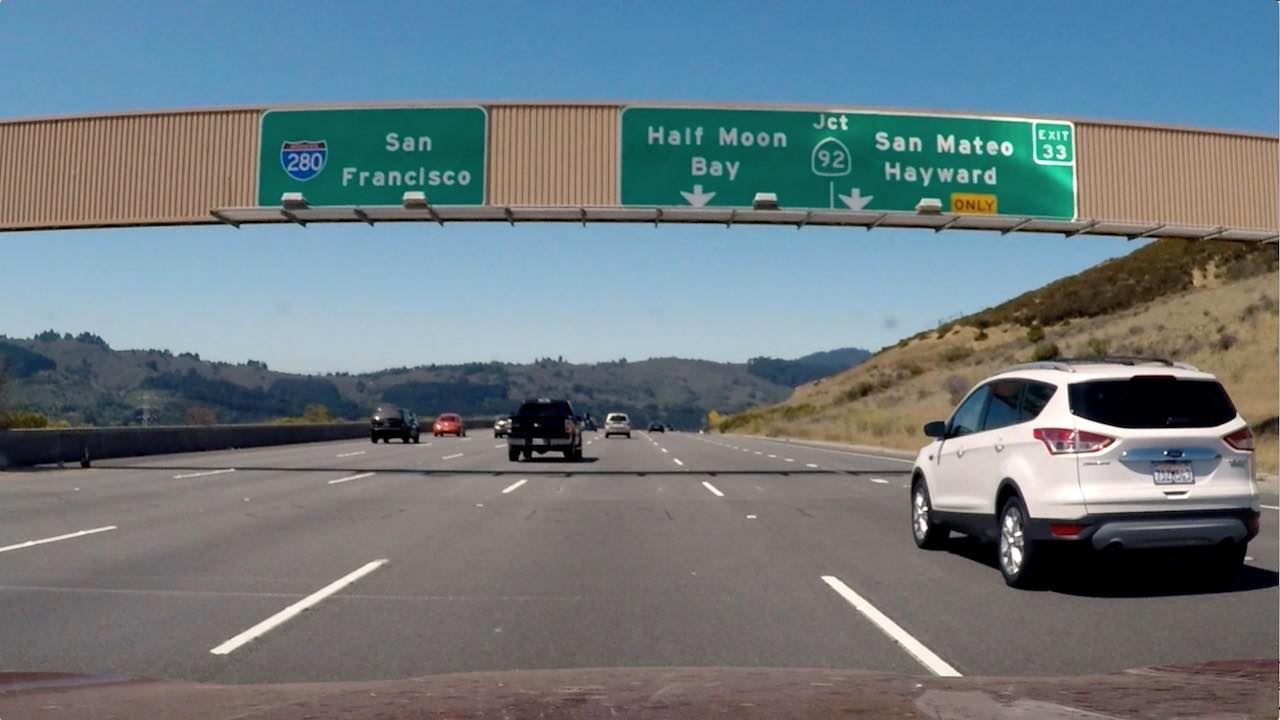
#> input picture lesson14-advanced-lane-finding/signs_vehicles_xygrad.png, 1280 x 720 px
$ python 24_combined_thresholds.py   (older library calls are emulated)
#> lines starting #> are read from the running program, lines starting #| are printed output that depends on the picture; after the words box and inside, x2 and y2 are one past the last pixel; in counts of white or black regions, pixels touching at a corner belong together
import numpy as np
import cv2
import matplotlib.pyplot as plt
import matplotlib.image as mpimg
import pickle


def abs_sobel_thresh(img, orient='x', thresh=(0,255), sobel_kernel = 3):
    # Convert to grayscale
    gray = cv2.cvtColor(img, cv2.COLOR_RGB2GRAY)

    # Take derif in respect to orient
    if orient == 'x':
        sobel = cv2.Sobel(gray, cv2.CV_64F, 1, 0, ksize = sobel_kernel)
    if orient == 'y':
        sobel = cv2.Sobel(gray, cv2.CV_64F, 0, 1, ksize = sobel_kernel)

    # Take absolute value
    sobel = np.absolute(sobel)

    # Scale to 0-255 and cast to int
    sobel = 255 * sobel / np.max(sobel)
    sobel = np.uint8(sobel)

    # Create a mask with 1s where the threshold is met
    mask = np.zeros(gray.shape)
    mask[(sobel > thresh[0]) & (sobel < thresh[1])] = 1

    return mask


def mag_thresh(img, sobel_kernel=3, mag_thresh=(0, 255)):
    # Convert to grayscale
    gray = cv2.cvtColor(img, cv2.COLOR_RGB2GRAY)

    # Generate sobel
    x_sobel = cv2.Sobel(gray, cv2.CV_64F, 1, 0, ksize = sobel_kernel)
    y_sobel = cv2.Sobel(gray, cv2.CV_64F, 0, 1, ksize = sobel_kernel)

    # Calculate scaled magnitude
    magnitude = np.sqrt(x_sobel ** 2 + y_sobel ** 2)
    scaled_magnitude = 255 * magnitude / np.max(magnitude)

    # Mask based on threshold
    mask = np.zeros(gray.shape)
    mask[(scaled_magnitude > mag_thresh[0]) & (scaled_magnitude < mag_thresh[1])] = 1

    return mask


def dir_threshold(img, sobel_kernel=3, thresh=(0, np.pi/2)):
    # Convert to gray
    gray = cv2.cvtColor(img, cv2.COLOR_RGB2GRAY)

    # Take sobel gradients
    x_sobel = cv2.Sobel(gray, cv2.CV_64F, 1, 0, ksize = sobel_kernel)
    y_sobel = cv2.Sobel(gray, cv2.CV_64F, 0, 1, ksize = sobel_kernel)
    abs_x = np.absolute(x_sobel)
    abs_y = np.absolute(y_sobel)

    # Calculate direction
    direction = np.arctan2(abs_y, abs_x)

    # Create a threshold based mask
    mask = np.zeros(gray.shape)
    mask[(direction > thresh[0]) & (direction < thresh[1])] = 1

    return mask


# Read in an image
image = mpimg.imread('signs_vehicles_xygrad.png')
#> image is the input picture: shape (720, 1280, 3) float32; mean R, G, B 0.428, 0.477, 0.5

# Choose a Sobel kernel size
ksize = 3 # Choose a larger odd number to smooth gradient measurements
dir_thresh = (0, np.pi/2)
mag_thresh = (0, 255)
x_thresh = (0, 255)
y_thresh = (0, 255)

# Apply each of the thresholding functions
gradx = abs_sobel_thresh(image, orient='x', sobel_kernel=ksize, thresh=x_thresh)
#> in abs_sobel_thresh, `gray = cv2.cvtColor(img, cv2.COLOR_RGB2GRAY)`:
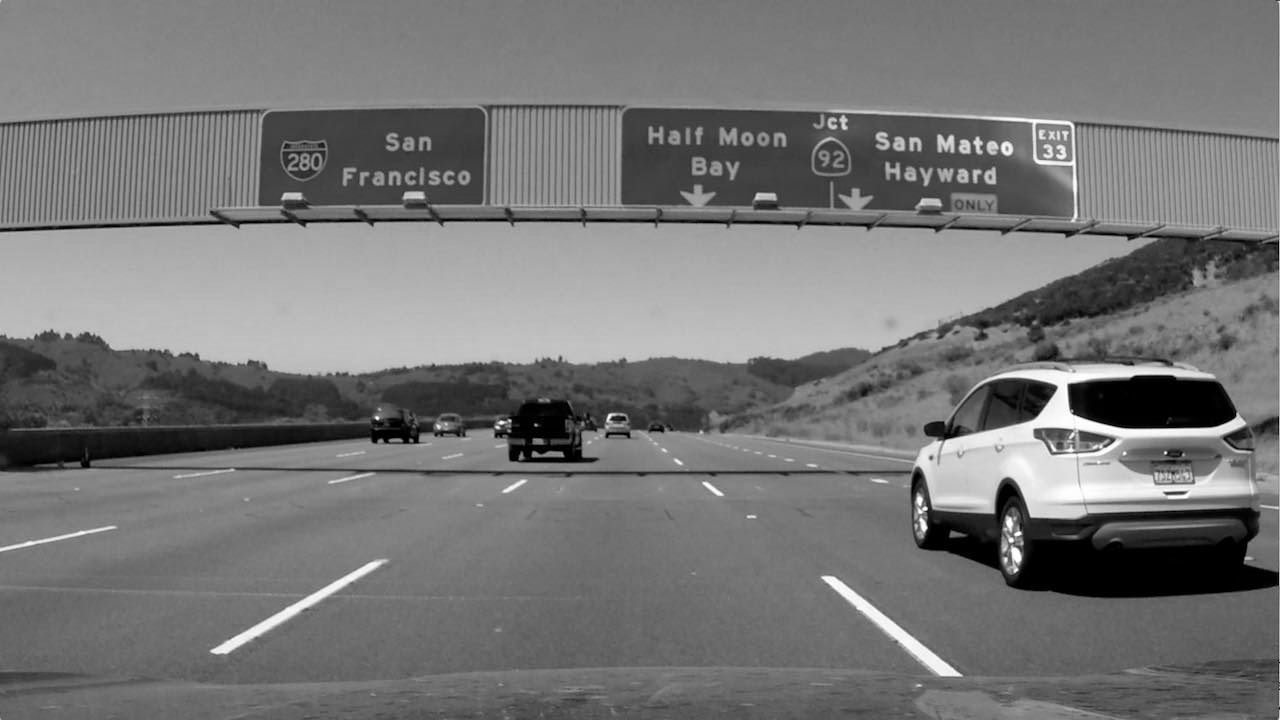
#> gray: shape (720, 1280) float32; min 0, max 0.999, mean 0.465
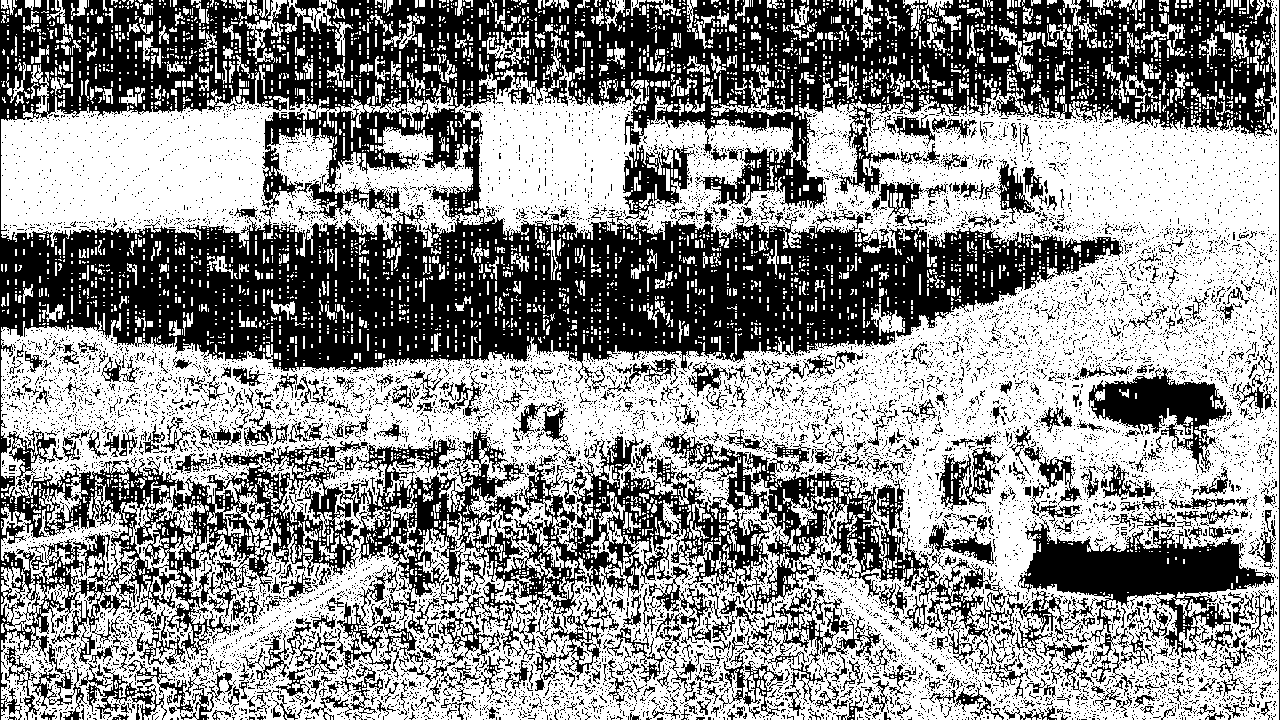
#> gradx: shape (720, 1280) float64; values 0 (black) and 1 (white), 55.9% white; 11538 black regions (10932 under 20 px), largest, box (x1, y1, x2, y2) and area: (0, 0, 1276, 720) 296253, (1018, 519, 1274, 661) 13029, (1088, 367, 1227, 473) 5693
grady = abs_sobel_thresh(image, orient='y', sobel_kernel=ksize, thresh=y_thresh)
#> call 2 of abs_sobel_thresh, with orient = 'y', thresh = (0, 255), sobel_kernel = 3
#> in abs_sobel_thresh (call 2), `sobel = np.absolute(sobel)`:
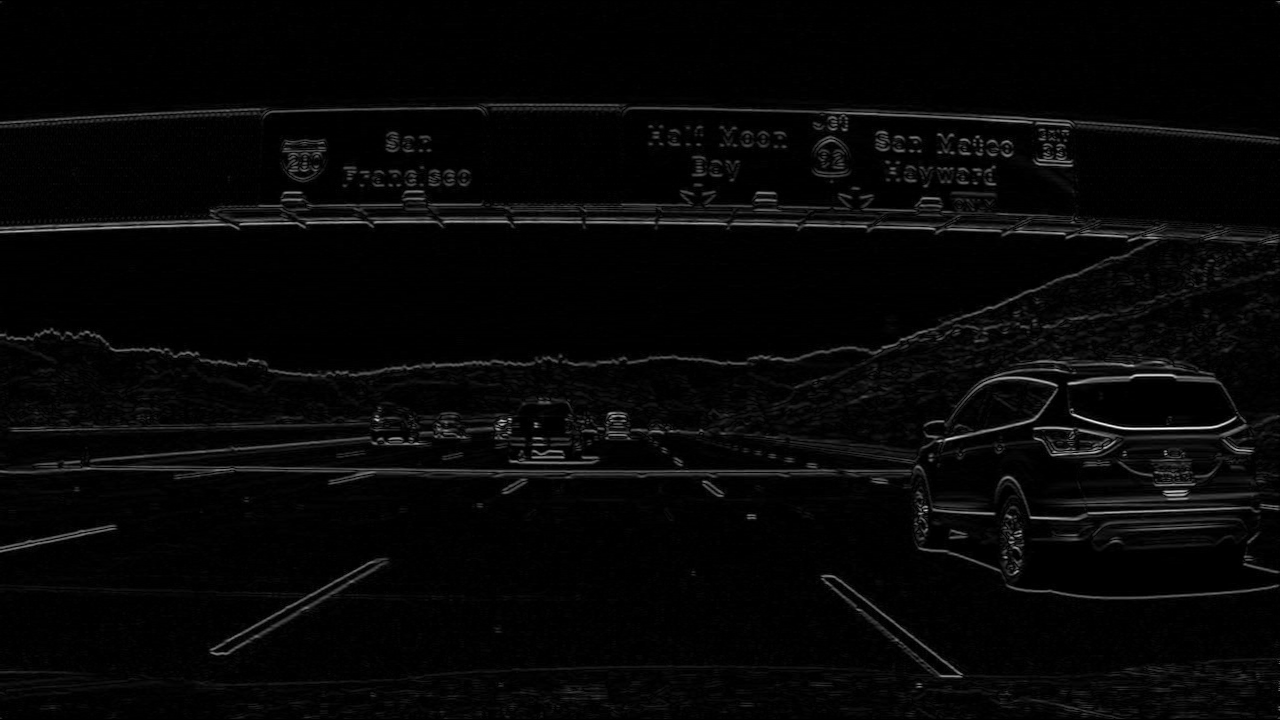
#> sobel: shape (720, 1280) float64; min 0, max 3.62, mean 0.0988; drawn with min black and max white
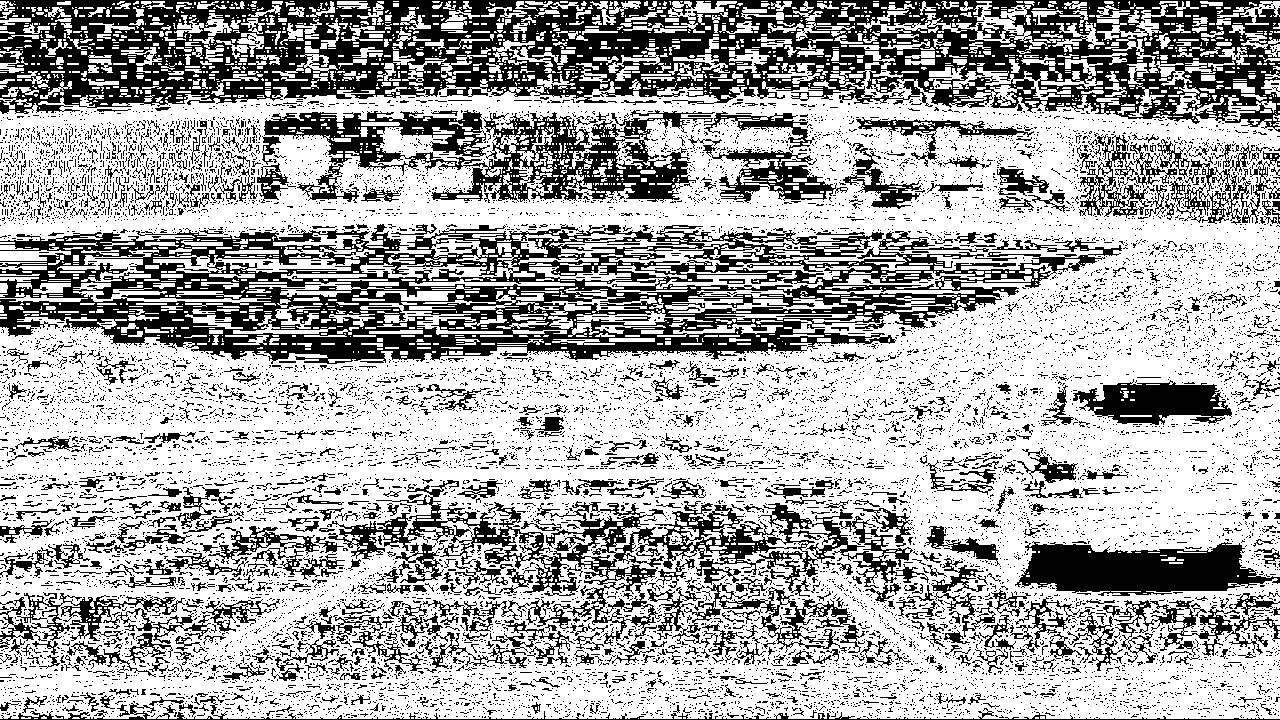
#> grady: shape (720, 1280) float64; values 0 (black) and 1 (white), 66.4% white; 13455 black regions (12747 under 20 px), largest, box (x1, y1, x2, y2) and area: (0, 0, 1280, 132) 83339, (0, 224, 1122, 364) 62617, (327, 480, 929, 646) 17674
#> (the run stopped early here; a loop or call above may not have finished)

$ run again, with lesson14-advanced-lane-finding/bridge_shadow.jpg saved as lesson14-advanced-lane-finding/signs_vehicles_xygrad.png
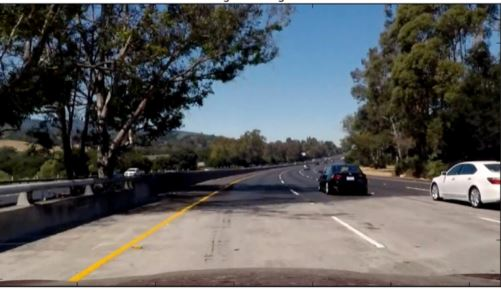
#> input picture lesson14-advanced-lane-finding/bridge_shadow.jpg, 501 x 289 px
#> image is the input picture: shape (289, 501, 3) float32; mean R, G, B 0.358, 0.361, 0.362
#> `gradx = abs_sobel_thresh(image, orient='x', sobel_kernel=ksize, thresh..`:
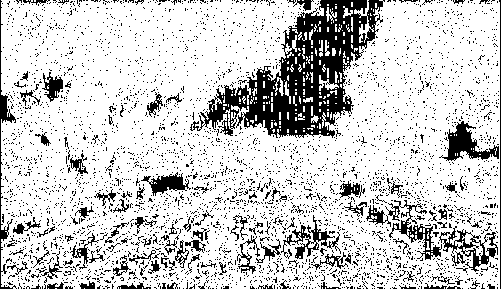
#> gradx: shape (289, 501) float64; values 0 (black) and 1 (white), 80.1% white; 4031 black regions (3921 under 20 px), largest, box (x1, y1, x2, y2) and area: (190, 0, 385, 138) 9808, (439, 121, 499, 161) 936, (385, 200, 442, 260) 791
#> `grady = abs_sobel_thresh(image, orient='y', sobel_kernel=ksize, thresh..`:
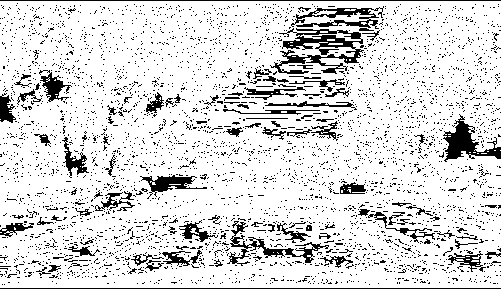
#> grady: shape (289, 501) float64; values 0 (black) and 1 (white), 85.7% white; black in thin lines or dots
